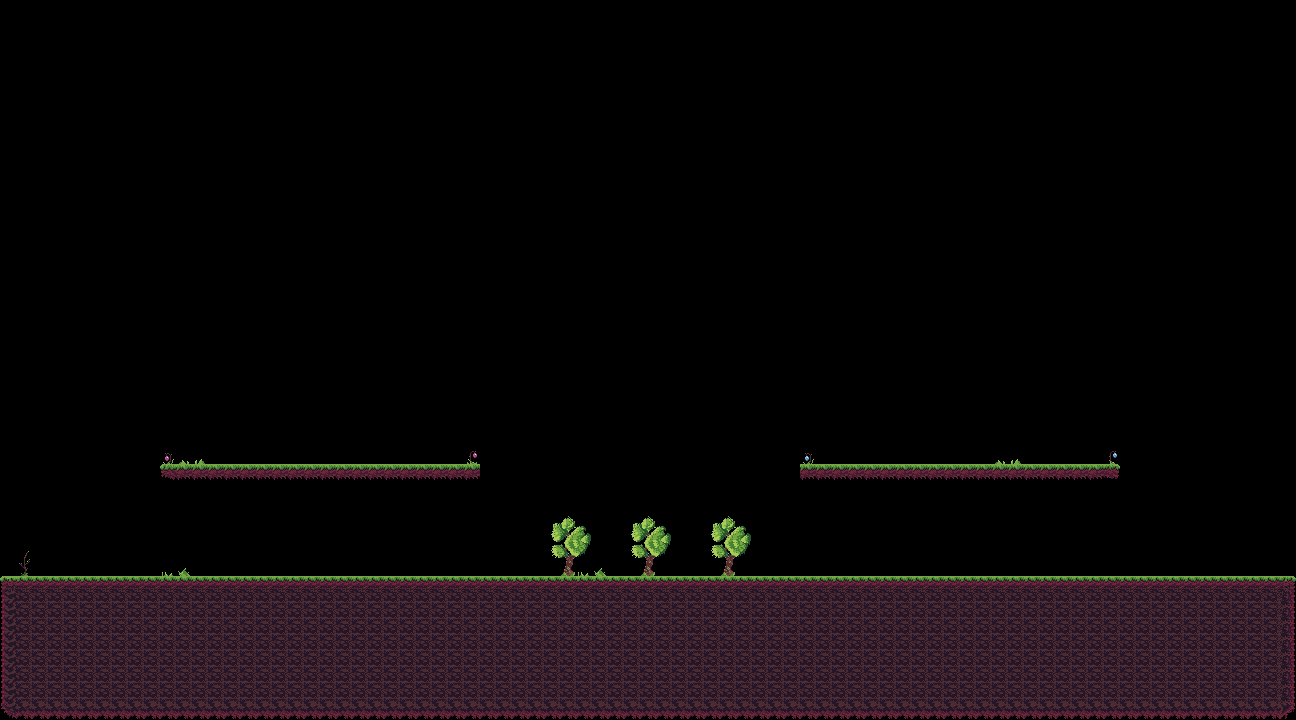

Below is a game level as drawn by its tile map, then a one-line description and the .tmx that defines it (tile-layer data replaced by summaries):
An orthogonal 81x45 tile map with 16x16 px tiles, 1 tile layer (Capa de patrones 1).

<map version="1.10" tiledversion="1.10.1" orientation="orthogonal" renderorder="right-down" width="81" height="45" tilewidth="16" tileheight="16" infinite="0" nextlayerid="2" nextobjectid="1">
 <tileset firstgid="1" source="Terreno.tsx" />
 <layer id="1" name="Capa de patrones 1" width="81" height="45">
  <data>[3645 cells, 818 non-empty, 34 distinct tile ids]</data>
 </layer>
</map>
